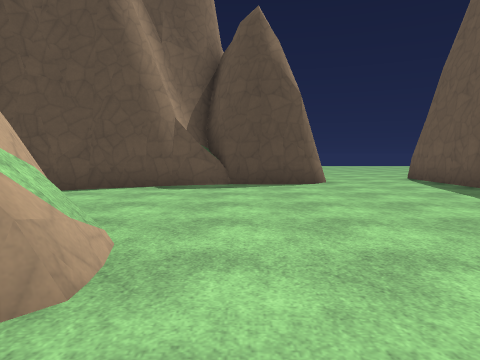
view 1 (above)

12 first-person views from a walk through a 3-D level made in the Godot game engine. The camera is 1.3 m above the floor, tilts 4° down and sees 70° across. The floor is counted in squares, 2 m on a side. Each view is taken from the middle of a square. On the plan, view 1 faces up. The plan holds only what a view shows up to about 10 squares ahead; the rest is blank. The place goes on beyond the plan. Surface patterns are stand-ins for the level's own textures.

view 2
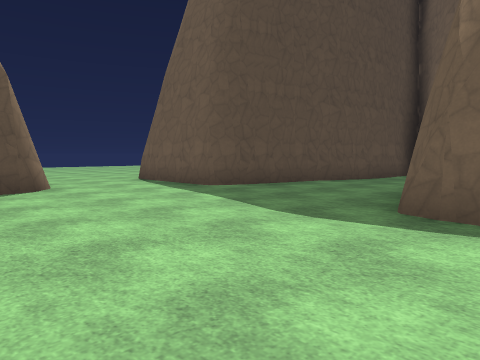

view 3
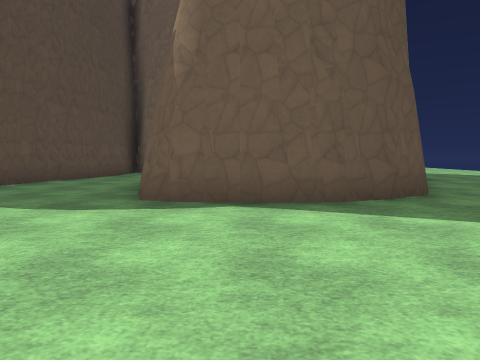

view 4
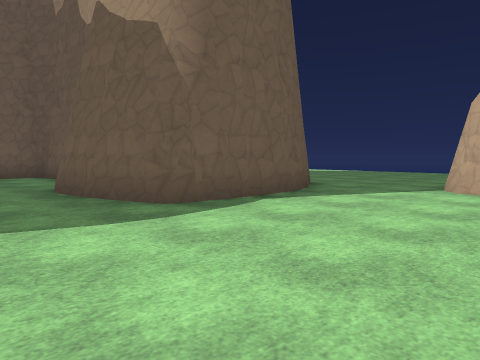

view 5
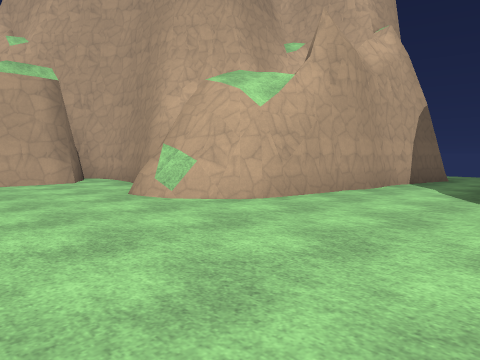

view 6
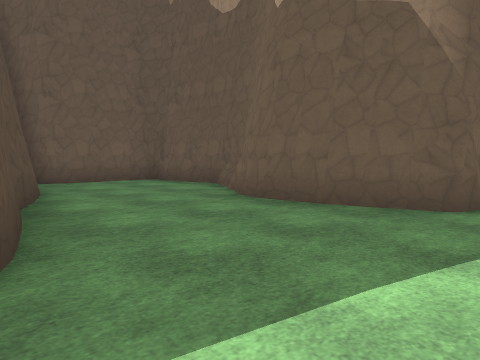

view 7
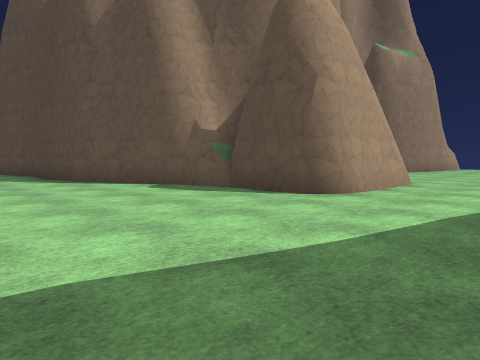

view 8
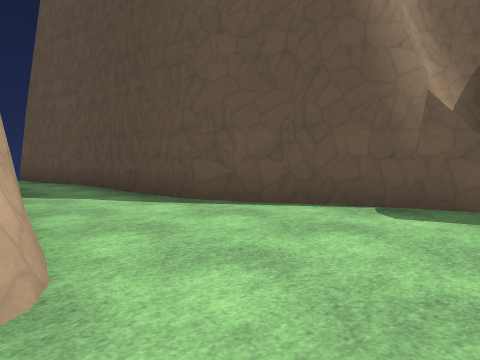

view 9
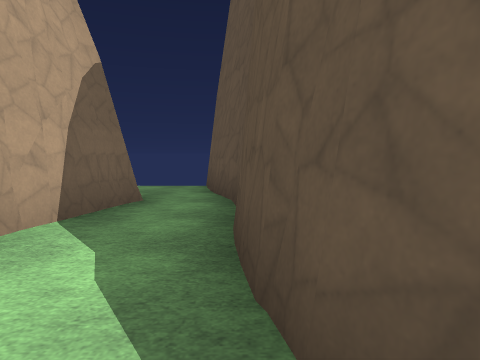

view 10
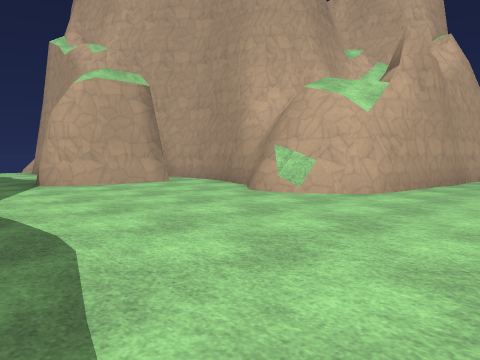

view 11
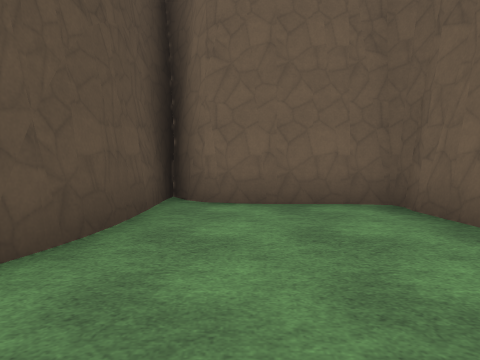

view 12
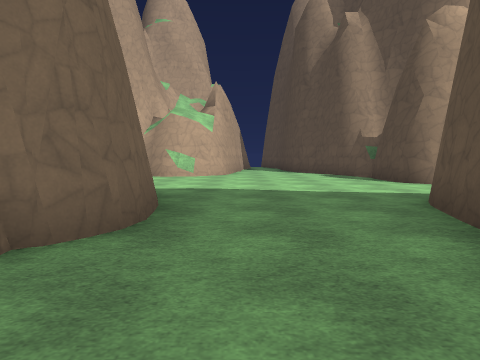

### Floor plan
Points are (right, up) in squares from view 1. A wall is a line through its corners. A room is listed if a view was taken in it or the views show most of it. See-through windows are left out.
Room 1 (views 1, 2, 3, 4, 5, 6, 7, 8, 9, 10, 11)
walls: (3.9, 2.2) (4.6, 2.6); (3.8, 1.9) (4, 2.4) (5.4, 2.9) (6.7, 3) (7.3, 2.6); (3.8, 1.4) (4, 2.4); (-1.2, 1.9) (-1.1, 1.4); (-1.6, 2.6) (-1.3, 1.3) (-1.9, 0.4); (-1.8, 2.6) (-1.6, 1.9); (0.5, 7.9) (-0.1, 8) (-0.2, 8); (-1.5, 1.4) (-1.8, 1); (5.6, 6.6) (4.9, 6.9) (4.9, 10); (3.8, -0.1) (3.8, 2.1); (6.5, 3) (6.8, 2.9); (-0.3, 8) (-4.5, 6.1); (-1.7, 1.1) (-1.9, 0.7) (-2, -0.1); (-0.4, 8.1) (-1.1, 7.9); (6.8, 3) (7.6, 2.4); (-1, 7.9) (-1.5, 7.7); (-3, 3.7) (-2.1, 3.3) (-1.6, 2.4); (2.1, 9.1) (2, 8.5) (1.6, 8) (0.4, 7.9); (3.9, -0.8) (3.8, 0); (-1.8, 0.4) (-2.3, -1); (-2.4, 7.1) (-2.9, 6.9) (-3.6, 6.5); (-2.1, 0.5) (-2.2, -0.1); (4.1, -1) (3.9, -0.6); (0.9, -1.8) (1.5, -2); (-3.4, 6.4) (-4.7, 6.1); (0.4, -1.9) (1.5, -2.1); (4.9, 9.4) (5, 10.1); (0.6, -2) (1.1, -2); (8, 6) (6.4, 6.3); (-2.2, -0.9) (-2.4, -2.1); (-1, -1.8) (0.6, -1.8); (8.3, 5.8) (7.9, 6); (8.5, 5.7) (5.5, 6.7); (2.1, 11.2) (2.1, 9); (8.3, 0.4) (8.8, 0.3); (8.9, 1.6) (11, 1.9); (9, 1.6) (9.5, 1.6); (2, 11.5) (2.1, 11)
low walls: (-1, 2.1) (-0.9, 1.5); (-2.1, 3.5) (-1.6, 3.2) (-1.3, 2.8); (-0.2, 8) (-1, 7.8); (0.5, -1.7) (1.1, -1.8); (-0.1, -1.6) (0.6, -1.6); (8, 2.5) (8.5, 2.5)
ways out: opening at (8.8, 3.5) to room 2; opening at (-5, 5); opening at (2.5, -1); opening at (3.5, 10.5)
Room 2 (view 12)
walls: (9.9, 5.3) (8.5, 5.7); (11.6, 3.4) (11.8, 4.6); (10.9, 1.9) (11.5, 1.8) (11.7, 2.5) (11.6, 3.2); (11.6, 1.8) (11.7, 4) (11.9, 4.6); (12.5, 5.2) (10.2, 5.3)
ways out: opening at (8.8, 3.5) to room 1

Positions as (right, up) in squares from view 1, and headings:
1: (0, 0), facing up
2: (0, 1), facing up-right
3: (-1, 1), facing right
4: (0, 5), facing down-right
5: (2, 7), facing down-left
6: (3, 7), facing down-right
7: (5, 3), facing up-left
8: (0, 3), facing up-left
9: (-3, 6), facing left
10: (4, 6), facing down-left
11: (7, 4), facing right
12: (10, 4), facing left
